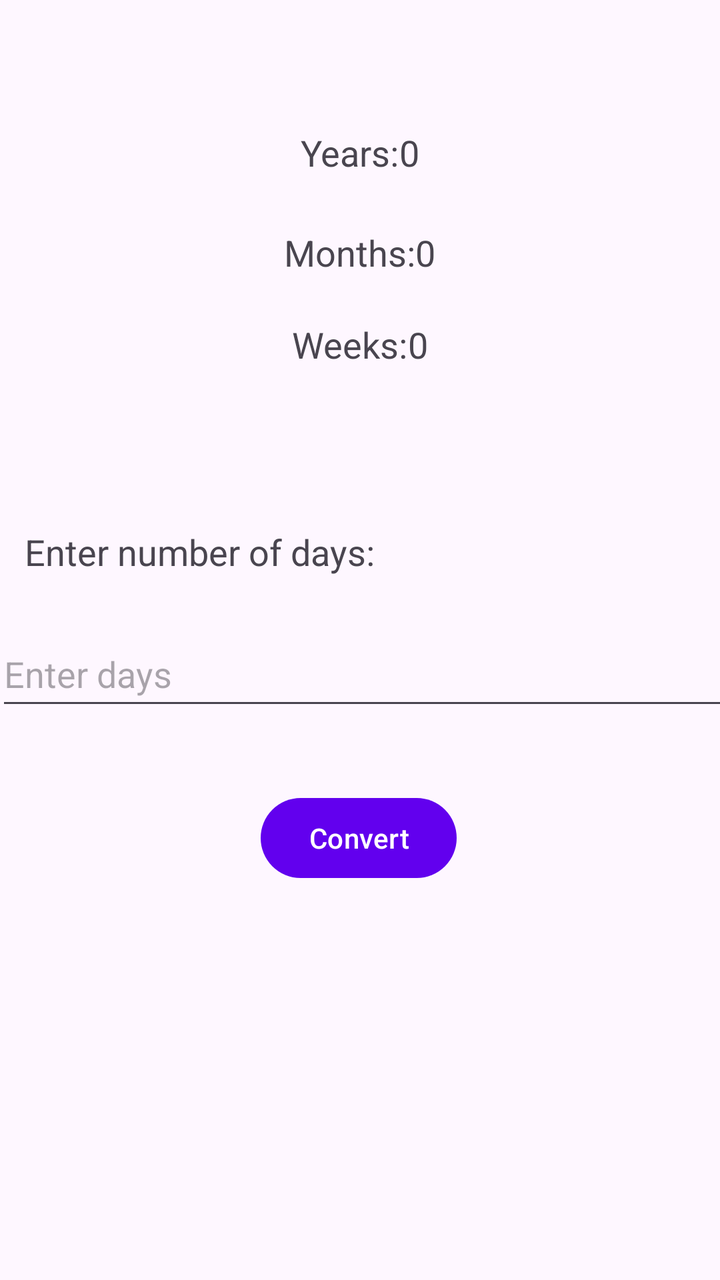
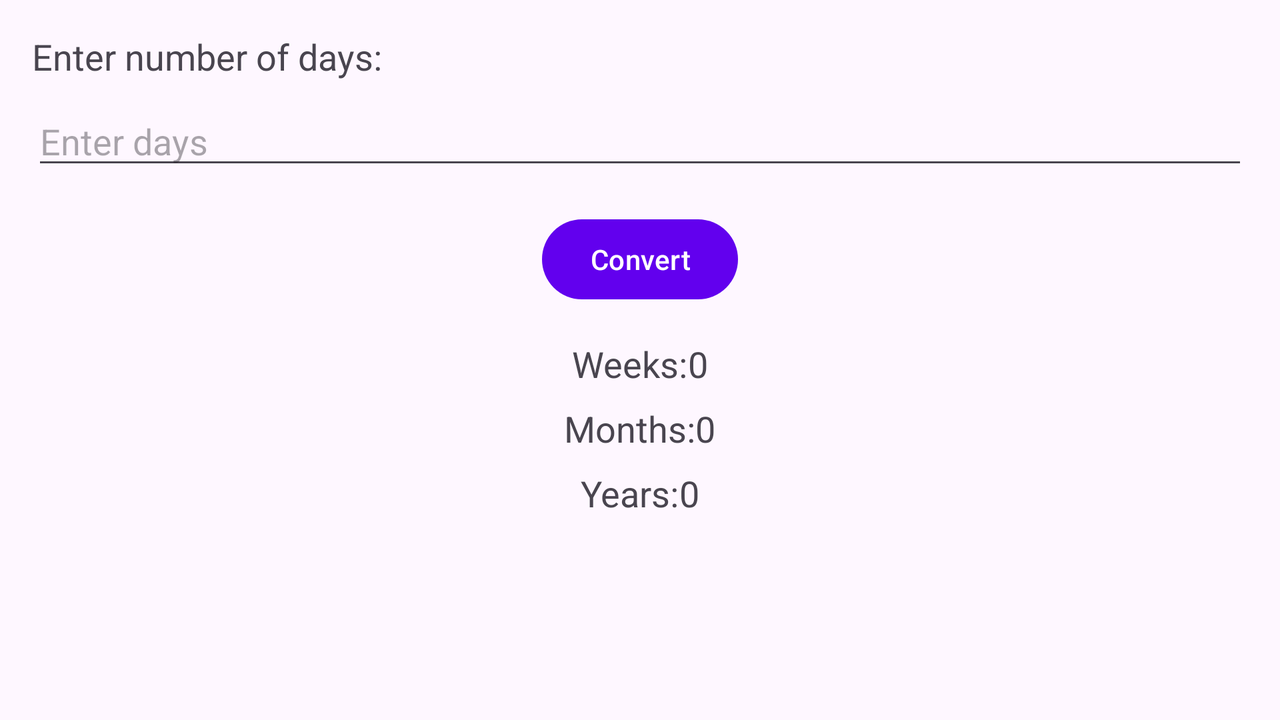

The same Android screen from two of the app's own layout files: first res/layout/ as a phone draws it, then the repository's variant for another configuration, drawn on a device whose configuration selects that folder. Both files follow.
<!-- AndroidManifest.xml: application theme Theme.FLCalendar -->
<!-- res/layout/activity_day_year_conversion.xml -->
<LinearLayout
    xmlns:android="http://schemas.android.com/apk/res/android"
    xmlns:app="http://schemas.android.com/apk/res-auto"
    xmlns:tools="http://schemas.android.com/tools"
    android:layout_width="match_parent"
    android:layout_height="match_parent"
    android:orientation="vertical">
<androidx.constraintlayout.widget.ConstraintLayout
    android:layout_width="match_parent"
    android:layout_height="match_parent">

    <TextView
        android:layout_width="wrap_content"
        android:layout_height="wrap_content"
        android:text="Enter number of days:"
        android:textSize="18sp"
        app:layout_constraintBottom_toBottomOf="parent"
        app:layout_constraintEnd_toEndOf="parent"
        app:layout_constraintHorizontal_bias="0.067"
        app:layout_constraintStart_toStartOf="parent"
        app:layout_constraintTop_toTopOf="parent"
        app:layout_constraintVertical_bias="0.428" />

    <EditText
        android:id="@+id/daysEditText"
        style="@style/ThemeOverlay.Material3.TextInputEditText"
        android:layout_width="367dp"
        android:layout_height="49dp"
        android:ems="10"
        android:hint="Enter days"
        android:inputType="number"
        app:layout_constraintBottom_toBottomOf="parent"
        app:layout_constraintEnd_toEndOf="parent"
        app:layout_constraintHorizontal_bias="0.363"
        app:layout_constraintStart_toStartOf="parent"
        app:layout_constraintTop_toTopOf="parent"
        app:layout_constraintVertical_bias="0.526" />

    <Button
        android:id="@+id/convertButton"
        android:layout_width="wrap_content"
        android:layout_height="wrap_content"
        android:layout_gravity="center_horizontal"
        android:text="Convert"
        app:layout_constraintBottom_toBottomOf="parent"
        app:layout_constraintEnd_toEndOf="parent"
        app:layout_constraintHorizontal_bias="0.498"
        app:layout_constraintStart_toStartOf="parent"
        app:layout_constraintTop_toTopOf="parent"
        app:layout_constraintVertical_bias="0.667" />

    <LinearLayout
        android:id="@+id/linearLayout"
        android:layout_width="match_parent"
        android:layout_height="wrap_content"
        android:gravity="center_horizontal"
        android:orientation="horizontal"
        app:layout_constraintBottom_toBottomOf="parent"
        app:layout_constraintEnd_toEndOf="parent"
        app:layout_constraintHorizontal_bias="0.0"
        app:layout_constraintStart_toStartOf="parent"
        app:layout_constraintTop_toTopOf="parent"
        app:layout_constraintVertical_bias="0.26">

        <TextView
            android:layout_width="wrap_content"
            android:layout_height="wrap_content"
            android:text="Weeks:"
            android:textSize="18sp" />

        <TextView
            android:id="@+id/weeksTextView"
            android:layout_width="wrap_content"
            android:layout_height="wrap_content"
            android:text="0"
            android:textSize="18sp" />

    </LinearLayout>

    <LinearLayout
        android:id="@+id/linearLayout3"
        android:layout_width="match_parent"
        android:layout_height="wrap_content"
        android:gravity="center_horizontal"
        android:orientation="horizontal"
        app:layout_constraintBottom_toBottomOf="parent"
        app:layout_constraintEnd_toEndOf="parent"
        app:layout_constraintHorizontal_bias="0.0"
        app:layout_constraintStart_toStartOf="parent"
        app:layout_constraintTop_toTopOf="parent"
        app:layout_constraintVertical_bias="0.185">

        <TextView
            android:layout_width="wrap_content"
            android:layout_height="wrap_content"
            android:text="Months:"
            android:textSize="18sp" />

        <TextView
            android:id="@+id/monthsTextView"
            android:layout_width="wrap_content"
            android:layout_height="wrap_content"
            android:text="0"
            android:textSize="18sp" />

    </LinearLayout>

    <LinearLayout
        android:id="@+id/linearLayout2"
        android:layout_width="match_parent"
        android:layout_height="wrap_content"
        android:gravity="center_horizontal"
        android:orientation="horizontal"
        app:layout_constraintBottom_toBottomOf="parent"
        app:layout_constraintEnd_toEndOf="parent"
        app:layout_constraintHorizontal_bias="1.0"
        app:layout_constraintStart_toStartOf="parent"
        app:layout_constraintTop_toTopOf="parent"
        app:layout_constraintVertical_bias="0.104">

        <TextView
            android:layout_width="wrap_content"
            android:layout_height="wrap_content"
            android:text="Years:"
            android:textSize="18sp" />

        <TextView
            android:id="@+id/yearsTextView"
            android:layout_width="wrap_content"
            android:layout_height="wrap_content"
            android:text="0"
            android:textSize="18sp" />

    </LinearLayout>
</androidx.constraintlayout.widget.ConstraintLayout>
</LinearLayout>
<!-- resources referenced by this layout -->
<resources>
  <style name="Theme.FLCalendar" parent="Theme.Material3.DayNight">
          
          <item name="colorPrimary">@color/purple_500</item>
          <item name="colorPrimaryVariant">@color/purple_700</item>
          <item name="colorOnPrimary">@color/white</item>
          
          <item name="colorSecondary">@color/teal_200</item>
          <item name="colorSecondaryVariant">@color/teal_700</item>
          <item name="colorOnSecondary">@color/black</item>
          
          <item name="android:statusBarColor">@color/material_dynamic_primary99</item>
          
         <item name="android:windowLightStatusBar">@color/material_dynamic_primary99</item>
      </style>
</resources>
<!-- res/layout-land/activity_day_year_conversion.xml (the repository's variant of the layout above) -->
<!-- drawn on the phone turned sideways -->
<LinearLayout
    xmlns:android="http://schemas.android.com/apk/res/android"
    android:layout_width="match_parent"
    android:layout_height="match_parent"
    android:orientation="vertical">

    <TextView
        android:layout_width="wrap_content"
        android:layout_height="wrap_content"
        android:text="Enter number of days:"
        android:layout_marginTop="16dp"
        android:layout_marginLeft="16dp"
        android:textSize="18sp"/>

    <EditText
        android:id="@+id/daysEditText"
        android:layout_width="match_parent"
        android:layout_height="wrap_content"
        android:inputType="number"
        android:ems="10"
        android:hint="Enter days"
        android:layout_marginTop="8dp"
        android:layout_marginLeft="16dp"
        android:layout_marginRight="16dp"/>

    <Button
        android:id="@+id/convertButton"
        android:layout_width="wrap_content"
        android:layout_height="wrap_content"
        android:text="Convert"
        android:layout_gravity="center_horizontal"
        android:layout_marginTop="16dp"/>

    <LinearLayout
        android:layout_width="match_parent"
        android:layout_height="wrap_content"
        android:orientation="horizontal"
        android:layout_marginTop="16dp"
        android:gravity="center_horizontal">

        <TextView
            android:layout_width="wrap_content"
            android:layout_height="wrap_content"
            android:text="Weeks:"
            android:textSize="18sp"/>

        <TextView
            android:id="@+id/weeksTextView"
            android:layout_width="wrap_content"
            android:layout_height="wrap_content"
            android:textSize="18sp"
            android:text="0"/>

    </LinearLayout>

    <LinearLayout
        android:layout_width="match_parent"
        android:layout_height="wrap_content"
        android:orientation="horizontal"
        android:layout_marginTop="8dp"
        android:gravity="center_horizontal">

        <TextView
            android:layout_width="wrap_content"
            android:layout_height="wrap_content"
            android:text="Months:"
            android:textSize="18sp"/>

        <TextView
            android:id="@+id/monthsTextView"
            android:layout_width="wrap_content"
            android:layout_height="wrap_content"
            android:textSize="18sp"
            android:text="0"/>

    </LinearLayout>

    <LinearLayout
        android:layout_width="match_parent"
        android:layout_height="wrap_content"
        android:orientation="horizontal"
        android:layout_marginTop="8dp"
        android:gravity="center_horizontal">

        <TextView
            android:layout_width="wrap_content"
            android:layout_height="wrap_content"
            android:text="Years:"
            android:textSize="18sp"/>

        <TextView
            android:id="@+id/yearsTextView"
            android:layout_width="wrap_content"
            android:layout_height="wrap_content"
            android:textSize="18sp"
            android:text="0"/>

    </LinearLayout>

</LinearLayout>
